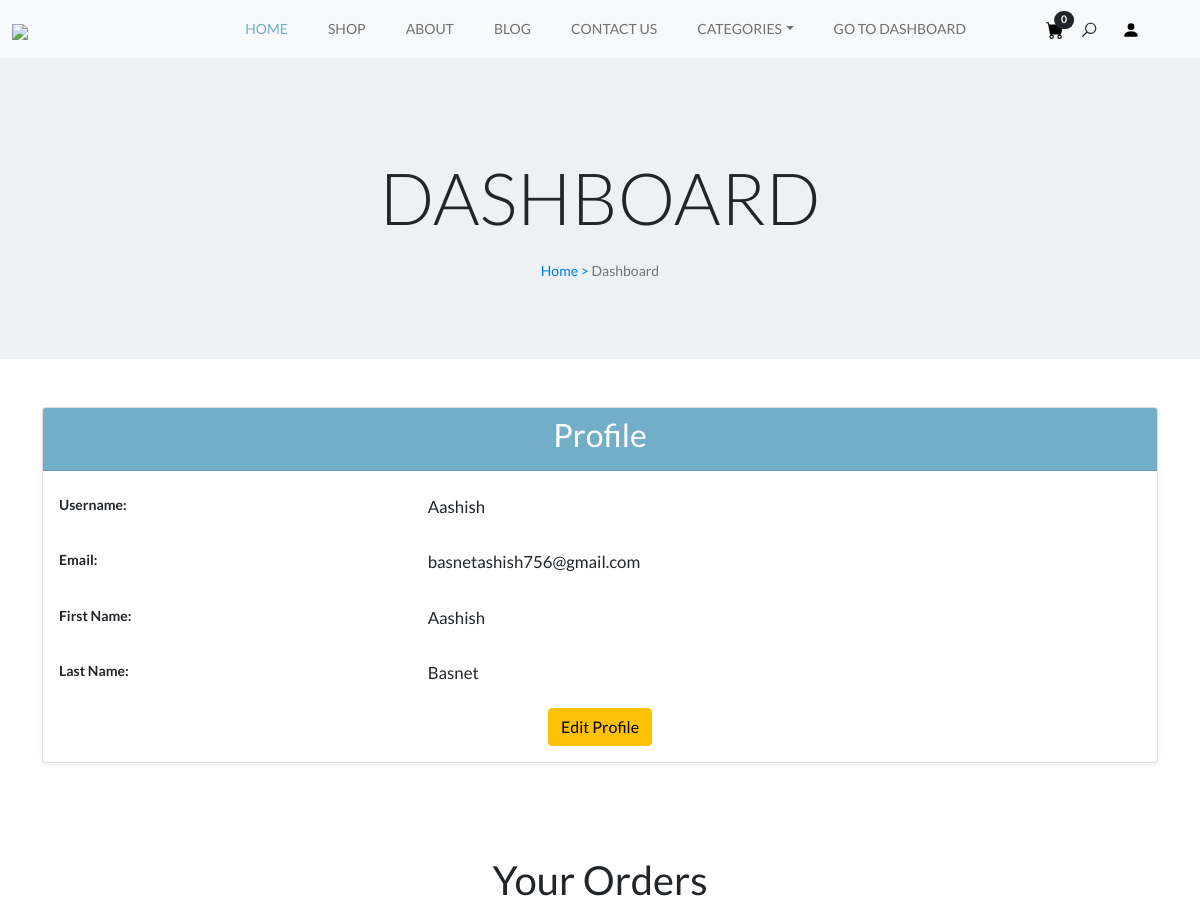
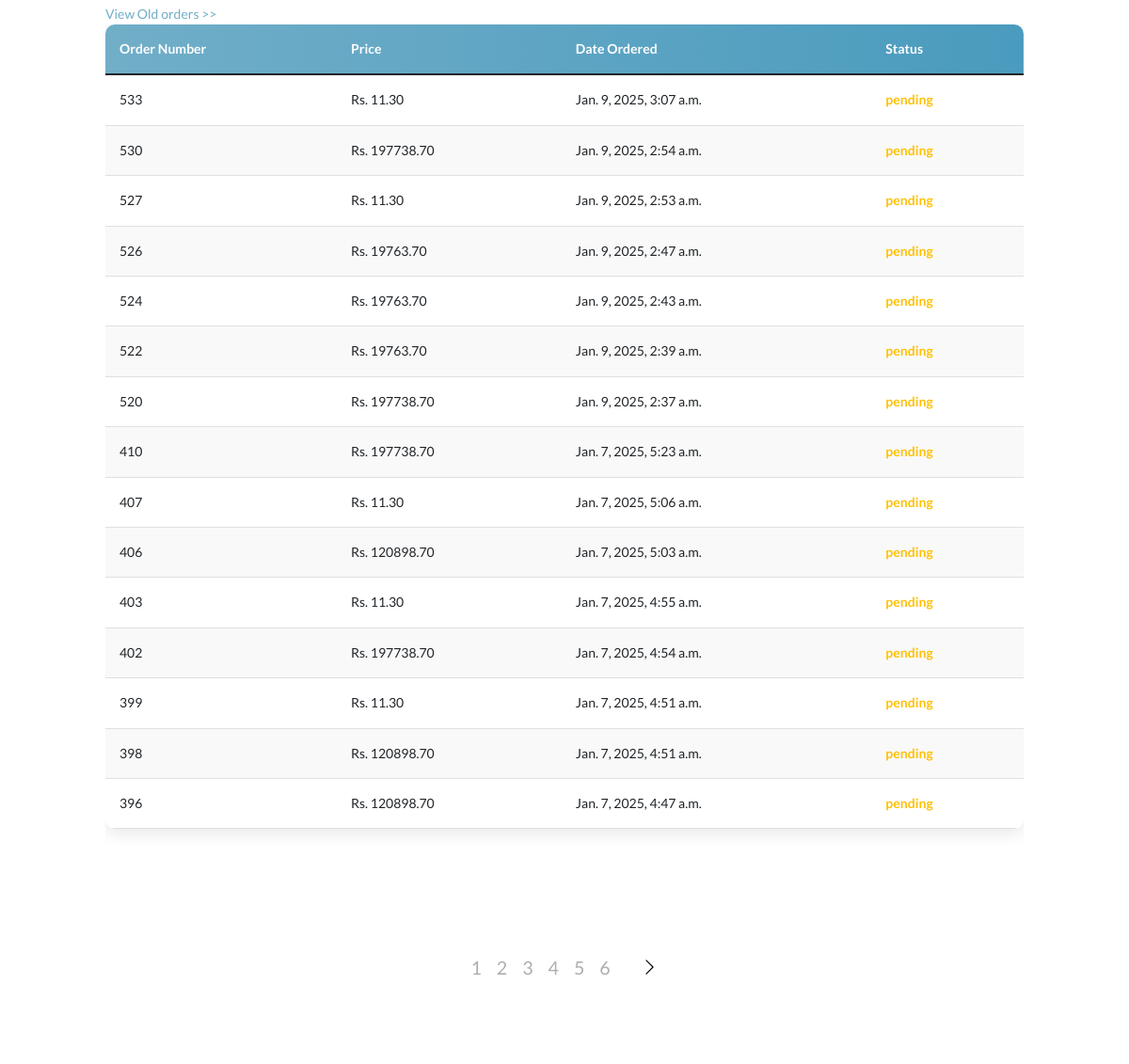
The app's page /user-dashboard (signed in) with its own data (2 pictures, top to bottom).
### payment/models.py (models this page shows, shortened)
class Order(models.Model):
    user = models.ForeignKey(
        User, on_delete=models.CASCADE, null=True, blank=True)
    full_name = models.CharField(max_length=250)
    email = models.EmailField(max_length=250)
    shipping_address = models.TextField(max_length=15000)
    amount_paid = models.DecimalField(max_digits=10, decimal_places=2)
    date_ordered = models.DateTimeField(auto_now_add=True)
    shipped = models.BooleanField(default=False)
    date_shipped = models.DateTimeField(blank=True, null=True)
    invoice = models.CharField(max_length=250, null=True, blank=True)
    paid = models.BooleanField(default=False)
    epay = models.BooleanField(default=False)

### Home/views.py (the view)
# urls.py: path("user-dashboard", views.UserDashboardView, name='user-dashboard'),
def UserDashboardView(request):
    if request.user.is_authenticated:
        user_orders = Order.objects.filter(
            paid=True, user=request.user, shipped=False).order_by('-date_ordered')
    else:
        user_orders = None
        messages.warning(request, "Unauthorized Users cannot access this page")
        return redirect('home')
    paginator = Paginator(user_orders, 15)
    page_number = request.GET.get('page')
    order_page = paginator.get_page(page_number)
    return render(request, "Home/user_dashboard_template.html", {'user_orders': order_page})

### Home/context_processors.py (called while the page is built)
def categories(request):
    categories = Categories.objects.all().order_by('-id')[:6]
    return {
        'categories': categories
    }

### cart/cart.py (called while the page is built)
    def __len__(self):
        return sum(self.cart.values())

### cart/context_processors.py (called while the page is built)
def cart(request):
    return {
        'cart': Cart(request)
    }

### Home/templates/Home/user_dashboard_template.html (shortened to what this page needs)
{% extends 'index.html' %}
{% block content %}
  <section class="hero-section position-relative bg-light-blue padding-medium">
    <div class="hero-content">
      <div class="container">
        <div class="row">
          <div class="text-center padding-large no-padding-bottom">
            <h1 class="display-2 text-uppercase text-dark">Dashboard</h1>
            <div class="breadcrumbs">
              <span class="item"><a href="{% url 'home' %}">Home ></a></span>
              <span class="item">Dashboard</span>
            </div>
          </div>
        </div>
      </div>
    </div>
  </section>
  <div class="container mt-5">
    <div class="card shadow-sm">
      <div class="card-header bg-primary text-white text-center">
        <h2>Profile</h2>
      </div>
      <div class="card-body">
        <div class="row mb-3">
          <label class="col-sm-4 col-form-label fw-bold">Username:</label>
          <div class="col-sm-8">
            <p class="form-control-plaintext">{{ user.username }}</p>
          </div>
        </div>
        <div class="row mb-3">
          <label class="col-sm-4 col-form-label fw-bold">Email:</label>
          <div class="col-sm-8">
            <p class="form-control-plaintext">{{ user.email }}</p>
          </div>
        </div>
        <div class="row mb-3">
          <label class="col-sm-4 col-form-label fw-bold">First Name:</label>
          <div class="col-sm-8">
            <p class="form-control-plaintext">{{ user.first_name }}</p>
          </div>
        </div>
        <div class="row mb-3">
          <label class="col-sm-4 col-form-label fw-bold">Last Name:</label>
          <div class="col-sm-8">
            <p class="form-control-plaintext">{{ user.last_name }}</p>
          </div>
        </div>
        <div class="text-center">
          <a href="{% url 'update-user' %}" class="btn btn-warning">Edit Profile</a>
        </div>
      </div>
    </div>
  </div>
  <div class="container-fluid mt-4 pt-4">
    <div class="row">
      <div class="col-10 mx-auto">
        <br /><br />
        <h1 class="text-center mb-4">Your Orders</h1>
        <a href="{% url 'order-history' %}" class="text-right mb-4 text-primary">View Old orders >></a>
        <div class="table-responsive">
          <table class="table custom-table">
            <thead>
              <tr>
                <th scope="col">Order Number</th>
                <th scope="col">Price</th>
                <th scope="col">Date Ordered</th>
                <th scope="col">Status</th>
              </tr>
            </thead>
            <tbody>
              {% for order in user_orders %}
                <tr>
                  <td>
                    <a href="{% url 'user-orders' order.id %}" class="text-decoration-none text-dark">{{ order.id }}</a>
                  </td>
                  <td>Rs. {{ order.amount_paid }}</td>
                  <td>{{ order.date_ordered }}</td>
                  {% if order.shipped %}
                    <td class="text-success">
                      <strong>shipped</strong>
                    </td>
                  {% else %}
                    <td class="text-warning">
                      <strong>pending</strong>
                    </td>
                  {% endif %}
                </tr>
              {% empty %}
                <tr>
                  <td colspan="4">No UnShipped Products Found.</td>
                </tr>
              {% endfor %}
            </tbody>
          </table>
        </div>
      </div>
    </div>
  </div>
  <nav class="navigation paging-navigation text-center padding-medium" role="navigation">
    <div class="pagination loop-pagination d-flex justify-content-center align-items-center">
      {% for num in user_orders.paginator.page_range %}
        {% if user_orders.number == num %}
          <span aria-current="page" class="page-numbers current pe-3">{{ num }}</span>
        {% else %}
          <a class="page-numbers pe-3" href="?page={{ num }}">{{ num }}</a>
        {% endif %}
      {% endfor %}
      {% if user_orders.has_next %}
        <a href="?page={{ user_orders.next_page_number }}">
          <svg class="chevron-right ps-3">
            <use xlink:href="#chevron-right"></use>
          </svg>
        </a>
      {% endif %}
    </div>
  </nav>
  <br /><br />
{% endblock %}

### static/style.css (style rules this page uses)
:root { --accent-color: #717171; --white-color: #fff; --black-color: #000; --gray-color: #f3f3f3; --gray-color-300: #d8d8d8; --gray-color-500: #aeaeae; --gray-color-800: #3a3a3a; --light-gray-color: #d7dddf; --primary-color: #72aec8; --bs-primary-rgb: 114, 174, 200; --light-color: #f8f9fa; --dark-color: #212529; --light-blue-color: #edf1f3; --navbar-color-color: #131814; --swiper-theme-color: #4a4a4a; --swiper-pagination-color: #4a4a4a; }
:root { --body-font: "Lato", sans-serif; --heading-font: "Jost", sans-serif; }
*, *::before, *::after { -webkit-box-sizing: border-box; -moz-box-sizing: border-box; box-sizing: border-box; }
html { box-sizing: border-box; }
body { font-family: var(--body-font); font-size: 14px; font-weight: 500; line-height: 1.6; margin: 0; }
p { font-size: 1.2em; color: var(--gray-color-500); }
a { color: var(--dark-color); text-decoration: none; transition: 0.3s color ease-out; }
.bg-light-blue { background: var(--light-blue-color); }
.padding-medium { padding-top: 4em; padding-bottom: 4em; }
.padding-large { padding-top: 7em; padding-bottom: 7em; }
.no-padding-bottom { padding-bottom: 0 !important; }
.paging-navigation .pagination .page-numbers { font-size: 1.4em; color: var(--gray-color-500); }
.paging-navigation .pagination svg { width: 35px; }

### Home/templates/Home/user_dashboard_template.html (style rules this page uses)
.custom-table { width: 100%; border-collapse: collapse; border-radius: 10px; overflow: hidden; box-shadow: 0 4px 20px rgba(0, 0, 0, 0.1); }
.custom-table thead { background: linear-gradient(90deg, #71aec8, #4a9bbe); color: white; }
.custom-table th, .custom-table td { padding: 15px; text-align: left; border-bottom: 1px solid #e0e0e0; }
.custom-table tbody tr { transition: background-color 0.3s ease; }
.custom-table tbody tr:nth-child(even) { background-color: #f9f9f9; }
.breadcrumbs { margin: 20px 0; font-size: 14px; color: #6c757d; }
.breadcrumbs .item a { color: #007bff; text-decoration: none; }

### templates/index.html (style rules this page uses)
body { scrollbar-width: thin; scrollbar-color: #72aec8 #f8f9fa; }

### records on screen
Order: id "533", amount_paid "11.30", date_ordered "Jan. 9, 2025, 3:07 a.m.", shipped "pending"
Order: id "530", amount_paid "197738.70", date_ordered "Jan. 9, 2025, 2:54 a.m.", shipped "pending"
Order: id "527", amount_paid "11.30", date_ordered "Jan. 9, 2025, 2:53 a.m.", shipped "pending"
Order: id "526", amount_paid "19763.70", date_ordered "Jan. 9, 2025, 2:47 a.m.", shipped "pending"
Order: id "524", amount_paid "19763.70", date_ordered "Jan. 9, 2025, 2:43 a.m.", shipped "pending"
Order: id "522", amount_paid "19763.70", date_ordered "Jan. 9, 2025, 2:39 a.m.", shipped "pending"
Order: id "520", amount_paid "197738.70", date_ordered "Jan. 9, 2025, 2:37 a.m.", shipped "pending"
Order: id "410", amount_paid "197738.70", date_ordered "Jan. 7, 2025, 5:23 a.m.", shipped "pending"
Order: id "407", amount_paid "11.30", date_ordered "Jan. 7, 2025, 5:06 a.m.", shipped "pending"
Order: id "406", amount_paid "120898.70", date_ordered "Jan. 7, 2025, 5:03 a.m.", shipped "pending"
Order: id "403", amount_paid "11.30", date_ordered "Jan. 7, 2025, 4:55 a.m.", shipped "pending"
Order: id "402", amount_paid "197738.70", date_ordered "Jan. 7, 2025, 4:54 a.m.", shipped "pending"
Order: id "399", amount_paid "11.30", date_ordered "Jan. 7, 2025, 4:51 a.m.", shipped "pending"
Order: id "398", amount_paid "120898.70", date_ordered "Jan. 7, 2025, 4:51 a.m.", shipped "pending"
Order: id "396", amount_paid "120898.70", date_ordered "Jan. 7, 2025, 4:47 a.m.", shipped "pending"

### other values on screen
{{ cart|length }} "0"
{{ user.username }} "Aashish"
{{ user.email }} "basnetashish756@gmail.com"
{{ user.first_name }} "Aashish"
{{ user.last_name }} "Basnet"
{{ num }} "1"
{{ num }} "2" "3" "4" "5" "6"
